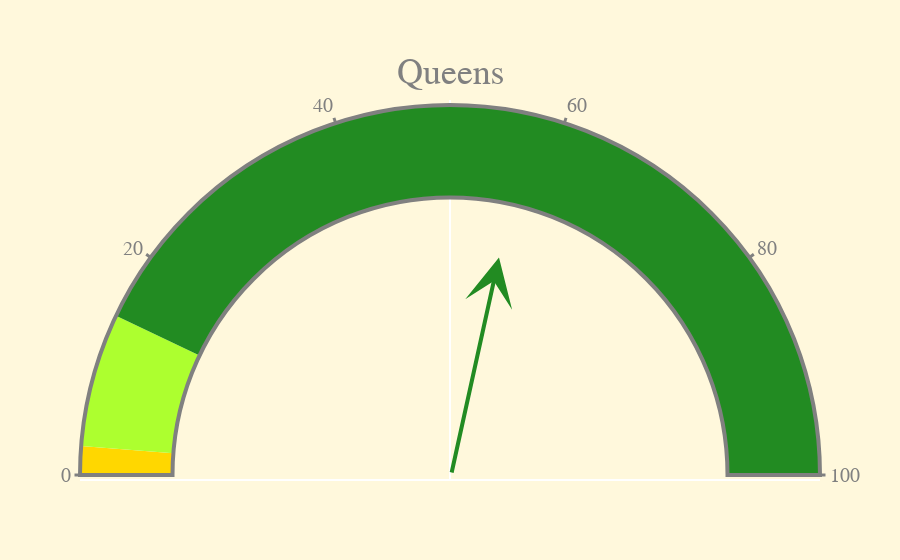

Notebook code for this chart:
### Code cell
draw_boro_dial( boro_health_counts, 'Queens' )

### Figure 1 — Plotly figure (JSON) as saved in the notebook; plotly's stock layout.template omitted (floating-point values rounded to 4 significant figures)
{"data": [{"domain": {"x": [0, 1], "y": [0, 1]}, "gauge": {"axis": {"range": [null, 100], "tickcolor": "gray", "tickfont": {"size": 20}, "tickwidth": 3}, "bgcolor": "white", "bordercolor": "gray", "borderwidth": 4, "steps": [{"color": "gold", "range": [0, 2.5]}, {"color": "greenyellow", "range": [2.5, 14.17]}, {"color": "forestgreen", "range": [14.17, 100]}]}, "mode": "gauge", "title": {"font": {"size": 36}, "text": "Queens"}, "type": "indicator"}], "layout": {"annotations": [{"arrowcolor": "forestgreen", "arrowhead": 3, "arrowsize": 2, "arrowwidth": 4, "ax": 0, "axref": "x", "ay": 0, "ayref": "y", "showarrow": true, "x": 0.1324, "xref": "x", "y": 0.5852, "yref": "y"}], "font": {"color": "gray", "family": "Arial"}, "paper_bgcolor": "cornsilk", "plot_bgcolor": "rgba(0,0,0,0)", "xaxis": {"range": [-1, 1], "showgrid": false, "showticklabels": false}, "yaxis": {"range": [0, 1], "showgrid": false, "showticklabels": false}}}
